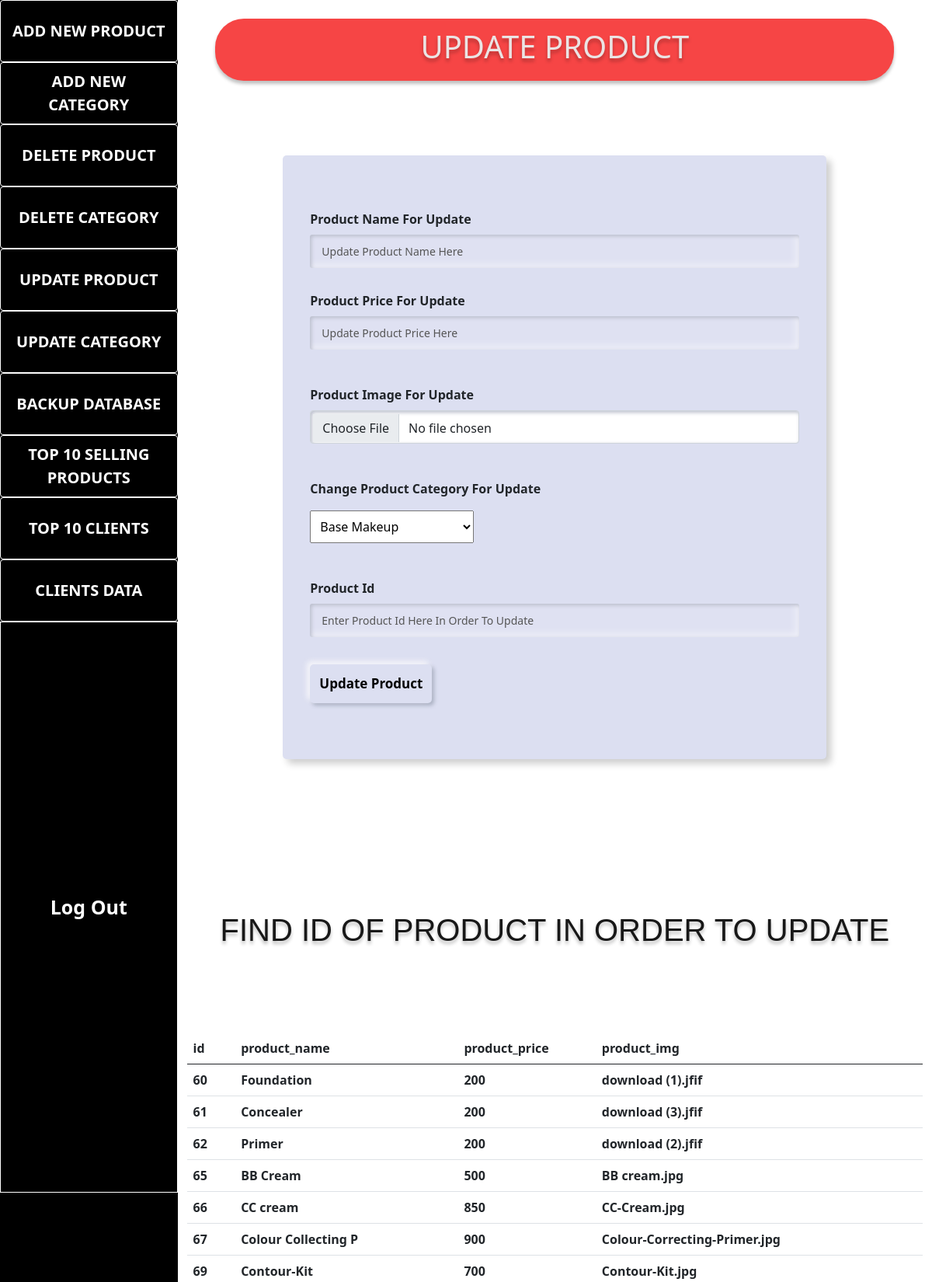
Page /update_product.php (upper part) on the committed database.
### tables this page shows
CREATE TABLE `products` (
  `id` int(11) NOT NULL,
  `product_name` varchar(20) DEFAULT NULL,
  `product_price` varchar(20) DEFAULT NULL,
  `category_id` int(11) DEFAULT NULL,
  `product_img` varchar(255) DEFAULT NULL
);

### update_product.php (the view, shortened to what this page needs)
<?php include('config.php'); ?>
<!DOCTYPE html>
<html lang="en">
<head>
    <link href="https://cdn.jsdelivr.net/npm/bootstrap@5.0.2/dist/css/bootstrap.min.css" rel="stylesheet"
>
    <link rel="stylesheet" href="./adminstyle.css">
    <link rel="stylesheet" href="./whiteform.css">
</head>
<body>
    <div class="admin-dashboard-parent">
        <?php include('admin-sidebar.php') ?>
        <div class="admin-panel">
            <div class="container my-4 admin-header">
                <h1>UPDATE PRODUCT</h1>
            </div>
            <?php
            $sql = "SELECT * FROM `categories`";
            $categories_result = mysqli_query($conn, $sql);
            ?>
            <div class="container dashboard-boxes-parent my-5 py-5">
                <div class="main">
                    <div class="content">
                        <form method="POST" enctype="multipart/form-data">
                            <label for="username">Product Name For Update</label>
                            <input type="text" placeholder="Update Product Name Here" name="pronameu" required>
                            <label for="password">Product Price For Update</label>
                            <input type="text" placeholder="Update Product Price Here" name="propriceu" required>
                            <div class="form-group py-3">
                                <label for="productprice">Product Image For Update</label>
                                <input type="file" class="form-control" name="proimgu" required>
                            </div>
                            <div class="form-group">
                                <label for="productprice">Change Product Category For Update</label>
                                <select name="category_id" class="my-3 p-2" required>
                                    <?php while ($category = mysqli_fetch_assoc($categories_result)) { ?>
                                        <option value="<?php echo $category['id']; ?>">
                                            <?php echo $category['category_name']; ?>
                                        </option>
                                    <?php } ?>
                                </select>
                            </div>
                            <label for="username">Product Id</label>
                            <input type="number" placeholder="Enter Product Id Here In Order To Update" required name="proidu">
                            <button class="button" type="submit" name="update" required>Update Product</button>
                        </form>
                    </div>
                </div>
            </div>
            <div class="container products-data">
                <div class="heading">
                    <h1>FIND ID OF PRODUCT IN ORDER TO UPDATE</h1>
                </div>
                <div class="products-data-table mb-5 table-responsive">
                    <table class="table">
                        <thead>
                            <tr>
                                <th colspan="1.5">id</th>
                                <th>product_name</th>
                                <th>product_price</th>
                                <th>product_img</th>
                            </tr>
                        </thead>
                        <tbody>
                            <?php
                            $allpro = "SELECT `id`, `product_name`, `product_price`, `product_img` FROM `products`";
                            $resultallpro = mysqli_query($conn, $allpro);
                            while ($rowpro = mysqli_fetch_array($resultallpro)) { ?>
                                <tr>
                                    <th scope="row">
                                        <?php echo $rowpro['id']; ?>
                                    </th>
                                    <th scope="row">
                                        <?php echo $rowpro['product_name']; ?>
                                    </th>
                                    <th scope="row">
                                        <?php echo $rowpro['product_price']; ?>
                                    </th>
                                    <th scope="row">
                                        <?php echo $rowpro['product_img']; ?>
                                    </th>
                                </tr>
                                <?php
                            }
                            ?>
                        </tbody>
                    </table>
                </div>
            </div>
        </div>
    </div>
</body>
</html>

### adminstyle.css (style rules this page uses)
* { padding: 0px; margin: 0px; }
.admin-dashboard-parent { width: 100%; height: 100%; display: flex; gap: 0px; }
.admin-dashboard-parent .admin-panel { width: 85%; height: 100vh; background-color: #FFF; overflow-y: scroll; }
.admin-dashboard-parent .admin-panel .admin-header { width: 100%; height: 80px; padding: 12px 0px; color: #EBE4E4; text-align: center; text-shadow: 0px 4px 4px rgba(0, 0, 0, 0.25); font-family: 'Segoe UI', Tahoma, Geneva, Verdana, sans-serif; font-size: 60px; font-weight: 700; border-radius: 37px; background: #F64545; box-shadow: 0px 4px 4px 0px rgba(0, 0, 0, 0.25); }
.admin-dashboard-parent .admin-panel .dashboard-boxes-parent { display: flex; justify-content: space-around; align-items: center; gap: 100px; }
.admin-dashboard-parent .admin-panel .products-data .heading, .admin-dashboard-parent .admin-panel .clients-data .heading { width: 100%; text-align: center; color: #181818; text-shadow: 0px 4px 4px rgba(0, 0, 0, 0.25); font-family: 'Lucida Sans', 'Lucida Sans Regular', 'Lucida Grande', 'Lucida Sans Unicode', Geneva, Verdana, sans-serif; font-weight: bolder; padding: 100px 0px; }
@media (min-width:992px) and (max-width:1200px) { .admin-dashboard-parent .admin-panel .dashboard-boxes-parent { display: flex; justify-content: center; align-items: center; gap: 21px; flex-wrap: wrap; } }
@media (min-width:992px) and (max-width:1200px) { .admin-dashboard-parent .admin-panel .admin-header { width: 90%; } }
@media (min-width:1200px) and (max-width:1500px) { .admin-dashboard-parent .admin-panel .dashboard-boxes-parent { display: flex; justify-content: center; align-items: center; gap: 21px; flex-wrap: wrap; } }
@media (min-width:1200px) and (max-width:1500px) { .admin-dashboard-parent .admin-panel .admin-header { width: 90%; } }

### whiteform.css (style rules this page uses)
.main { display: flex; justify-content: center; align-items: center; flex-direction: column; }
.content { width: 800px; height: auto; background: #dcdff1; padding: 30px 35px 40px; box-sizing: border-box; border-radius: 5px; box-shadow: -6px -6px 10px rgba(255, 255, 255, 0.8), 6px 6px 10px rgba(0, 0, 0, 0.2); }
form { margin-top: 40px; }
label { display: block; margin-top: 30px; font-size: 16px; font-weight: 600; }
input { display: block; height: 43px; width: 100%; background-color: rgba(255, 255, 255, 0.07); border-radius: 3px; border: none; box-shadow: inset 2px 2px 5px #babecc, inset -5px -5px 10px #ffffff73; margin-top: 8px; font-size: 14px; font-weight: 500; padding-left: 15px; }
::placeholder { color: #555; }
.button { border-radius: 5px; margin-top: 35px; font-size: 17px; font-weight: 700; box-shadow: -4px -4px 7px #fffdfdb7, 3px 3px 5px rgba(94, 104, 121, 0.388); background: #dcdff1; border: none; margin-bottom: 32px; padding: 12px; text-align: center; }
.form-control { display: block; width: 100%; padding: 10px 15px !important; font-size: 1rem; font-weight: 400; line-height: 1.5; color: #212529; background-color: #fff; background-clip: padding-box; border: 1px solid #ced4da; -webkit-appearance: none; -moz-appearance: none; appearance: none; border-radius: 0.25rem; transition: border-color .15s ease-in-out, box-shadow .15s ease-in-out; }
@media (min-width:992px) and (max-width:1200px) { .content { width: 700px; height: auto; background: #dcdff1; padding: 30px 35px 40px; box-sizing: border-box; border-radius: 5px; box-shadow: -6px -6px 10px rgba(255, 255, 255, 0.8), 6px 6px 10px rgba(0, 0, 0, 0.2); } }

### rows in the picture
products: id "60", product_name "Foundation", product_price "200", product_img "download (1).jfif"
products: id "61", product_name "Concealer", product_price "200", product_img "download (3).jfif"
products: id "62", product_name "Primer", product_price "200", product_img "download (2).jfif"
products: id "65", product_name "BB Cream", product_price "500", product_img "BB cream.jpg"
products: id "66", product_name "CC cream", product_price "850", product_img "CC-Cream.jpg"
products: id "67", product_name "Colour Collecting P", product_price "900", product_img "Colour-Correcting-Primer.jpg"
products: id "69", product_name "Contour-Kit", product_price "700", product_img "Contour-Kit.jpg"

### other values in the picture
form field category_id "Base Makeup"
